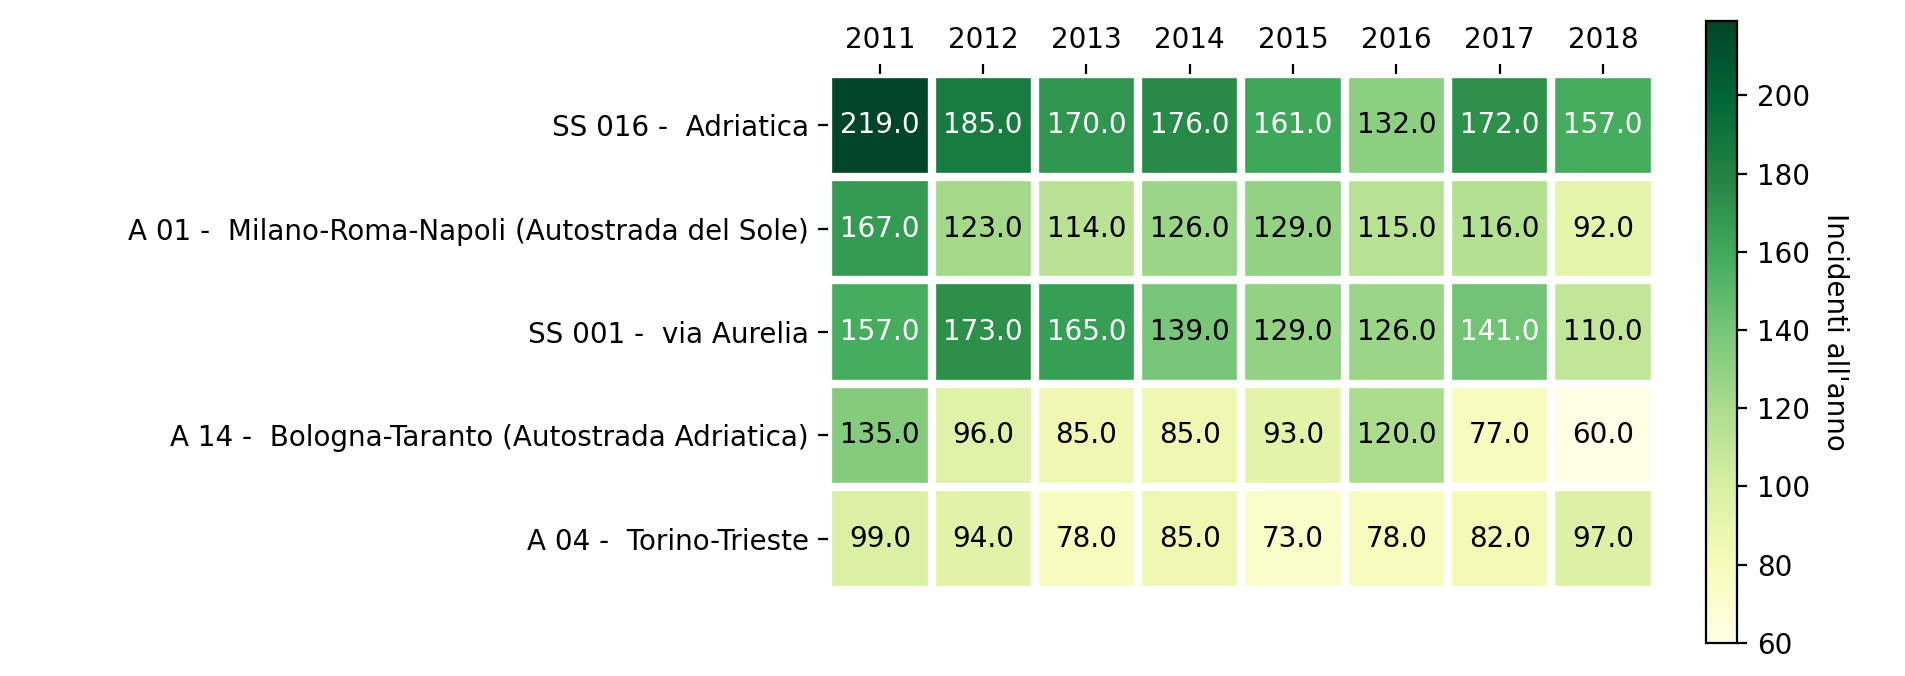

Generate this figure with Python:

import pandas as pd
import matplotlib.pyplot as plt
import sys
sys.path.append('src')
import aci_utils
import heatmap as H

path = "dataset/incidenti/aci/autostrade/mesi_"

df = pd.DataFrame()
for year in range(2011, 2019): 
    agosto_2018 = pd.read_csv(path + str(year)+".csv")
    agosto_2018 = agosto_2018[['NOME STRADA', 'Agosto']]
    agosto_2018 = aci_utils.sum_field_by_column(agosto_2018, 'NOME STRADA', 'Agosto')
    agosto_2018 = agosto_2018.sort_values(by='val', ascending=False).head(5)

    if year == 2011: 
        df = pd.DataFrame(agosto_2018.values, index=agosto_2018.index, columns=[str(year)])
    else: 
        df[str(year)] = agosto_2018
    
fig, ax = plt.subplots()

im, cbar = H.heatmap(df, df.index, df.columns, ax=ax, cmap="YlGn", cbarlabel="Incidenti all'anno")
texts = H.annotate_heatmap(im, valfmt="{x}")

fig.tight_layout()
plt.show()
